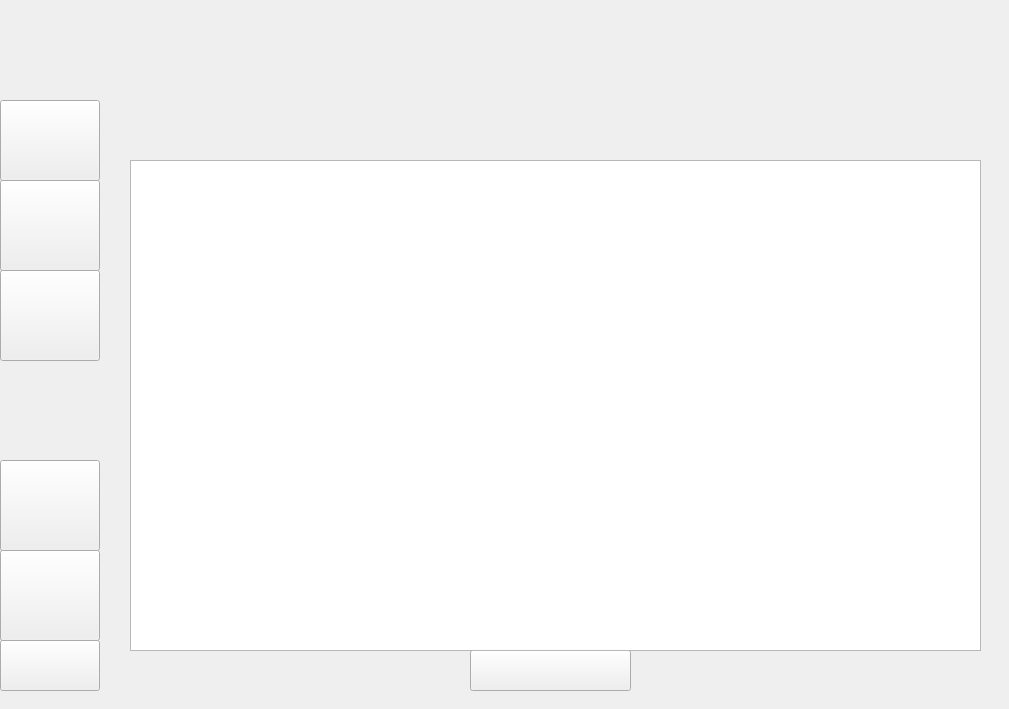
    <widget class="QWidget" name="page_15">
     <widget class="QLabel" name="label_15">
      <property name="geometry">
       <rect>
        <x>0</x>
        <y>0</y>
        <width>1000</width>
        <height>700</height>
       </rect>
      </property>
      <property name="text">
       <string/>
      </property>
      <property name="pixmap">
       <pixmap resource="resources.qrc">:/resources/ModClas.png</pixmap>
      </property>
      <property name="scaledContents">
       <bool>true</bool>
      </property>
     </widget>
     <widget class="QPushButton" name="pushButton_45">
      <property name="geometry">
       <rect>
        <x>0</x>
        <y>100</y>
        <width>100</width>
        <height>81</height>
       </rect>
      </property>
      <property name="text">
       <string/>
      </property>
     </widget>
     <widget class="QPushButton" name="pushButton_46">
      <property name="geometry">
       <rect>
        <x>0</x>
        <y>180</y>
        <width>100</width>
        <height>91</height>
       </rect>
      </property>
      <property name="text">
       <string/>
      </property>
     </widget>
     <widget class="QPushButton" name="pushButton_47">
      <property name="geometry">
       <rect>
        <x>0</x>
        <y>270</y>
        <width>100</width>
        <height>91</height>
       </rect>
      </property>
      <property name="text">
       <string/>
      </property>
     </widget>
     <widget class="QPushButton" name="pushButton_48">
      <property name="geometry">
       <rect>
        <x>470</x>
        <y>650</y>
        <width>161</width>
        <height>41</height>
       </rect>
      </property>
      <property name="text">
       <string/>
      </property>
     </widget>
     <widget class="QPushButton" name="pushButton_82">
      <property name="geometry">
       <rect>
        <x>0</x>
        <y>460</y>
        <width>100</width>
        <height>91</height>
       </rect>
      </property>
      <property name="text">
       <string/>
      </property>
     </widget>
     <widget class="QPushButton" name="pushButton_152">
      <property name="geometry">
       <rect>
        <x>0</x>
        <y>550</y>
        <width>100</width>
        <height>91</height>
       </rect>
      </property>
      <property name="text">
       <string/>
      </property>
     </widget>
     <widget class="QPushButton" name="pushButton_165">
      <property name="geometry">
       <rect>
        <x>0</x>
        <y>640</y>
        <width>100</width>
        <height>51</height>
       </rect>
      </property>
      <property name="text">
       <string/>
      </property>
     </widget>
     <widget class="QListWidget" name="listWidgetClases">
      <property name="geometry">
       <rect>
        <x>130</x>
        <y>160</y>
        <width>851</width>
        <height>491</height>
       </rect>
      </property>
     </widget>
    </widget>
